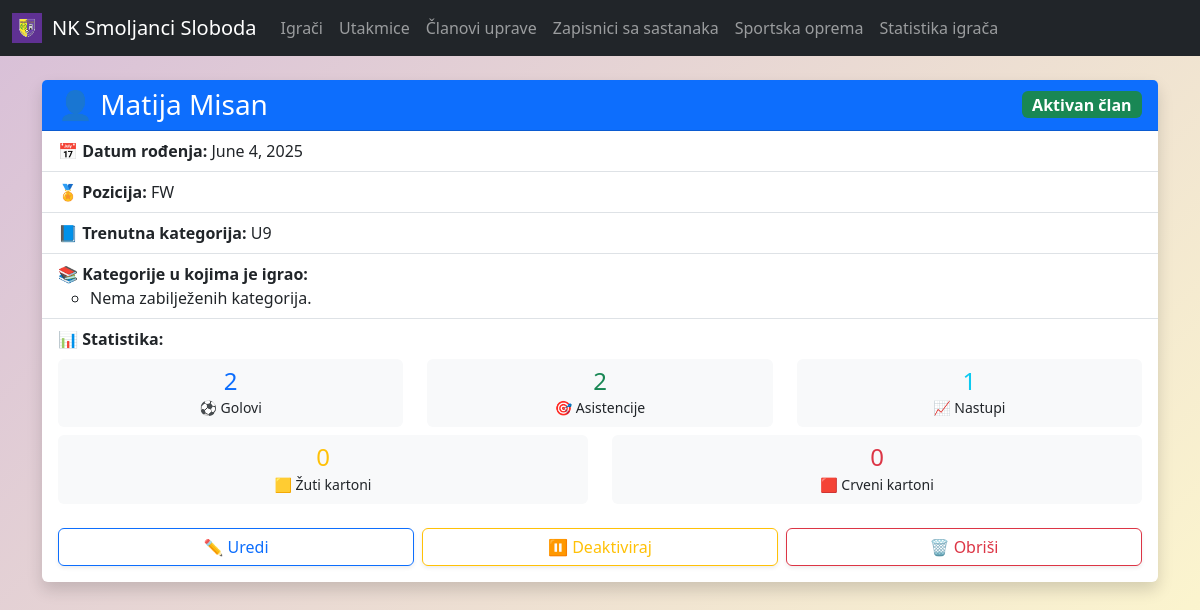
Page /players/32/ on the earlier database version.
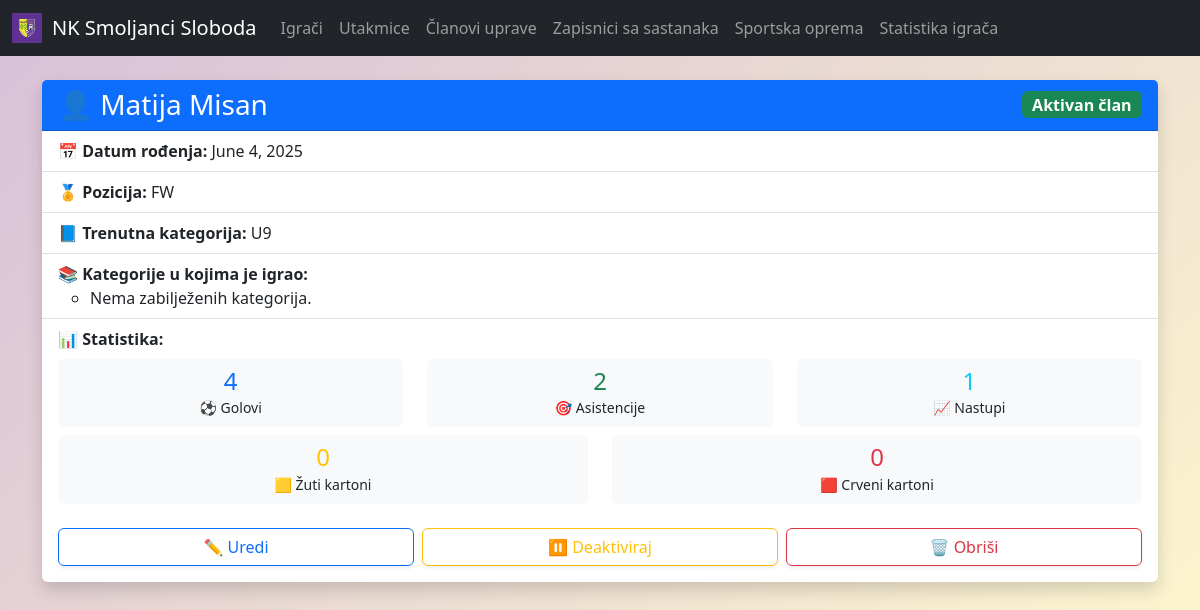
Same page on the later database version.
### main/models.py (models this page shows, shortened)
class Player(models.Model):
    first_name = models.CharField(max_length=50)
    last_name = models.CharField(max_length=50)
    date_of_birth = models.DateField()
    position = models.CharField(max_length=2, choices=POSITIONS)
    category = models.CharField(max_length=3, choices=CATEGORIES, null=True, blank=True)
    goals = models.PositiveIntegerField(default=0)
    assists = models.PositiveIntegerField(default=0)
    yellow_cards = models.PositiveIntegerField(default=0)
    red_cards = models.PositiveIntegerField(default=0)
    appearances = models.PositiveIntegerField(default=0)
    is_active_member = models.BooleanField(default=True, verbose_name='Aktivan član')
    member_since = models.DateField(default=date.today, verbose_name='Član od')
    member_until = models.DateField(blank=True, null=True, verbose_name='Član do')
    def get_membership_status(self):
        today = date.today()
        if self.is_active_member:
            if self.member_until and self.member_until >= today:
                return f"Aktivan član do {self.member_until.strftime('%d.%m.%Y')}"
            else:
                return "Aktivan član"
        else:
            if self.member_until and self.member_until > today:
                return f"Neaktivan (bio član, ponovno aktivan od {self.member_until.strftime('%d.%m.%Y')})"
            else:
                return "Neaktivan član"

### main/views.py (the view)
# urls.py: path("players/<int:pk>/", views.player_detail, name="player_detail"),
def player_detail(request, pk):
    player = get_object_or_404(Player, pk=pk)
    history = player.category_history.order_by('-changed_at')
    return render(request, 'main/players/player_detail.html', {
        'player': player,
        'category_history': history
    })

### templates/main/players/player_detail.html (shortened to what this page needs)
{% extends 'main/base.html' %}
{% block content %}
<div class="container my-4">
  <div class="card shadow border-0">
    <div class="card-header bg-primary text-white d-flex justify-content-between align-items-center">
      <h3 class="mb-0">👤 {{ player.first_name }} {{ player.last_name }}</h3>
      <div>
        {% if player.is_active_member %}
          <span class="badge bg-success fs-6">{{ player.get_membership_status }}</span>
        {% else %}
          <span class="badge bg-danger fs-6">{{ player.get_membership_status }}</span>
        {% endif %}
      </div>
    </div>
    <ul class="list-group list-group-flush">
      <li class="list-group-item">
        <strong>📅 Datum rođenja:</strong> {{ player.date_of_birth }}
      </li>
      <li class="list-group-item">
        <strong>🏅 Pozicija:</strong> {{ player.position }}
      </li>
      <li class="list-group-item">
        <strong>📘 Trenutna kategorija:</strong> {{ player.category }}
      </li>
      <li class="list-group-item">
        <strong>📚 Kategorije u kojima je igrao:</strong>
        <ul class="mb-0">
          {% for record in category_history %}
            <li>{{ record.get_category_display }} (od {{ record.changed_at|date:"d.m.Y" }})</li>
          {% empty %}
            <li>Nema zabilježenih kategorija.</li>
          {% endfor %}
        </ul>
      </li>
      <li class="list-group-item">
        <strong>📊 Statistika:</strong>
        <div class="row mt-2">
          <div class="col-md-4">
            <div class="text-center p-2 bg-light rounded">
              <h4 class="text-primary mb-0">{{ player.goals }}</h4>
              <small>⚽ Golovi</small>
            </div>
          </div>
          <div class="col-md-4">
            <div class="text-center p-2 bg-light rounded">
              <h4 class="text-success mb-0">{{ player.assists }}</h4>
              <small>🎯 Asistencije</small>
            </div>
          </div>
          <div class="col-md-4">
            <div class="text-center p-2 bg-light rounded">
              <h4 class="text-info mb-0">{{ player.appearances }}</h4>
              <small>📈 Nastupi</small>
            </div>
          </div>
        </div>
        <div class="row mt-2">
          <div class="col-md-6">
            <div class="text-center p-2 bg-light rounded">
              <h4 class="text-warning mb-0">{{ player.yellow_cards }}</h4>
              <small>🟨 Žuti kartoni</small>
            </div>
          </div>
          <div class="col-md-6">
            <div class="text-center p-2 bg-light rounded">
              <h4 class="text-danger mb-0">{{ player.red_cards }}</h4>
              <small>🟥 Crveni kartoni</small>
            </div>
          </div>
        </div>
      </li>
    </ul>
    <div class="card-body d-flex gap-2">
      <a
        class="btn btn-outline-primary w-100 shadow-sm"
        href="{% url 'main:player_update' player.id %}"
      >
        ✏️ Uredi
      </a>
      {% if player.is_active_member %}
        <a
          class="btn btn-outline-warning w-100 shadow-sm"
          href="{% url 'main:player_update' player.id %}?deactivate=true"
        >
          ⏸️ Deaktiviraj
        </a>
      {% endif %}
      <a
        class="btn btn-outline-danger w-100 shadow-sm"
        href="{% url 'main:player_delete' player.id %}"
      >
        🗑️ Obriši
      </a>
    </div>
  </div>
</div>
{% endblock %}

Differences in the rows shown:
changed Player "Matija": goals "2" → "4"
